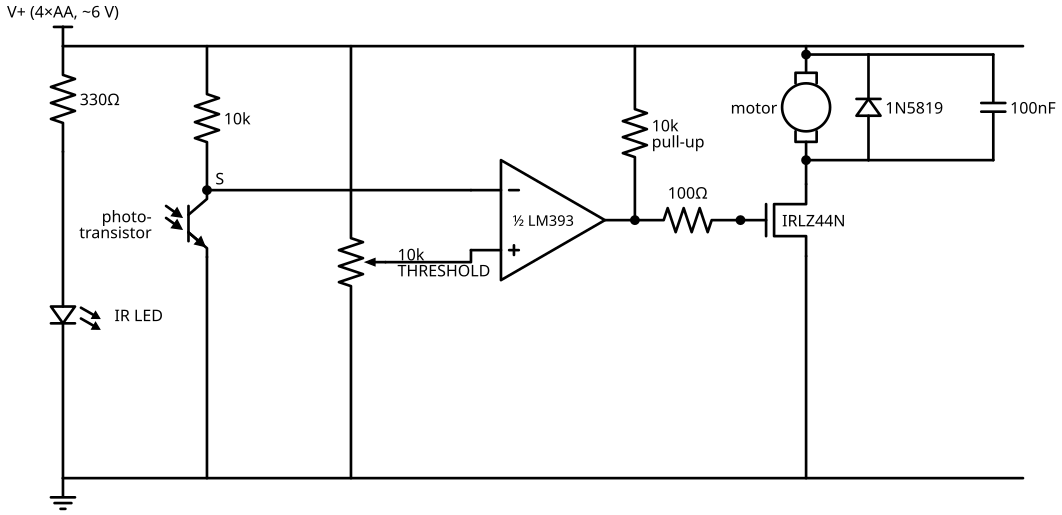

Generate this figure with Python:
"""Line follower, one side (Unit 5). Run: python line_follower.py -> line_follower.svg"""
import schemdraw
import schemdraw.elements as elm

with schemdraw.Drawing(file="line_follower.svg", show=False) as d:
    d.config(fontsize=12, unit=2.2)
    TOP, BOT, XR = 9, 0, 20
    elm.Line().at((0, TOP)).right().tox(XR)
    elm.Vdd().at((0, TOP)).label("V+ (4×AA, ~6 V)")
    elm.Line().at((0, BOT)).right().tox(XR)
    elm.Ground().at((0, BOT))

    # --- SENSOR: TCRT5000 IR LED + phototransistor ---
    elm.Resistor().at((0, TOP)).down().label("330Ω", loc="bottom")
    elm.LED().down().toy(BOT).label("IR LED", loc="bottom")
    elm.Resistor().at((3, TOP)).down().length(3).label("10k", loc="bottom")
    s = elm.Dot().label("S", loc="right", ofst=(0.1, 0.25))
    q = elm.NpnPhoto().right().anchor("collector").at(s.center).label("photo-\ntransistor", loc="left", ofst=(-0.3, 0))
    elm.Line().at(q.emitter).down().toy(BOT)

    # --- THRESHOLD pot ---
    pot = elm.Potentiometer().at((6, TOP)).down().toy(BOT).label("10k\nTHRESHOLD", loc="bottom")

    # --- COMPARATOR: S to (−), threshold to (+) ---
    op = elm.Opamp(leads=True).right().anchor("in1").at((8.5, s.center[1])).label("½ LM393", loc="center", ofst=(-0.2, 0), fontsize=11)
    elm.Line().at(s.center).right().to(op.in1)
    elm.Wire("-|").at(pot.tap).to(op.in2)
    o = elm.Dot().at(op.out)
    elm.Resistor().at(o.center).up().toy(TOP).label("10k\npull-up", loc="bottom")
    elm.Resistor().at(o.center).right().length(2.2).label("100Ω", loc="top")
    g = elm.Dot()

    # --- MOTOR SWITCH: logic-level MOSFET on the low side ---
    m = elm.NFet(bulk=False).right().anchor("gate").at(g.center).reverse().label("IRLZ44N", loc="right", ofst=(0.5, 0))
    elm.Line().at(m.source).down().toy(BOT)
    elm.Line().at(m.drain).up().length(0.5)
    md = elm.Dot()
    elm.Motor().up().length(2.2).label("motor", loc="top")
    mt = elm.Dot()
    elm.Line().up().toy(TOP)
    # flyback diode (band to V+) and noise cap, both across the motor
    elm.Line().at(md.center).right().length(1.3)
    elm.Diode().up().to((md.center[0] + 1.3, mt.center[1])).label("1N5819", loc="bottom")
    elm.Line().left().to(mt.center)
    elm.Line().at((md.center[0] + 1.3, md.center[1])).right().length(2.6)
    elm.Capacitor().up().toy(mt.center[1]).label("100nF", loc="bottom")
    elm.Line().left().length(2.6)
